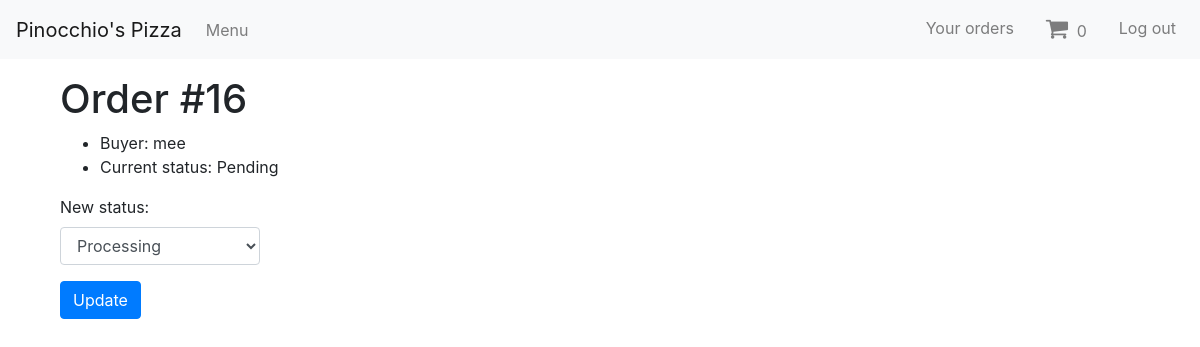
/order/16/status (signed in), run on an earlier commit of the app's database.
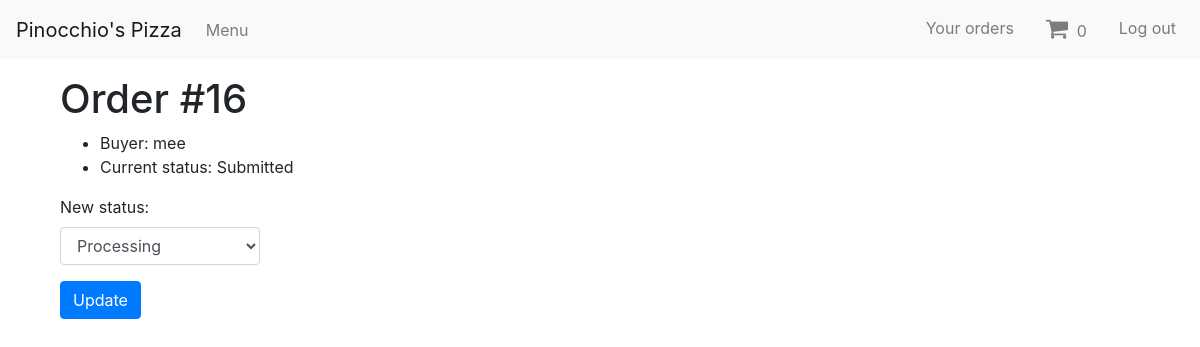
And on a later commit of the database.
### orders/models.py (models this page shows, shortened)
class Order(models.Model):
    created_by = models.ForeignKey(User, on_delete=models.SET_NULL, null=True, blank=True)
    time = models.DateTimeField(auto_now=True)
    status_choices = [
        ('p', 'Pending'),
        ('s', 'Submitted'),
        ('pr', 'Processing'),
        ('c', 'Completed'),
    ]
    status = models.CharField(choices=status_choices, max_length=2, blank=False, default='p')
    total_price = models.FloatField(null=True)
    class Meta:
        permissions = (("can_change_status", "Change order status"),)

### orders/views.py (the view)
# urls.py: path('order/<int:pk>/status', views.change_status_admin, name="change-order-status"),
@permission_required('orders.can_change_status')
def change_status_admin(request, pk):
    order_instance = get_object_or_404(Order, pk=pk)
    if request.method =='POST':
        form = OrderStatusForm(request.POST)
        if form.is_valid():
            order_instance.status = form.cleaned_data['status']
            order_instance.save()
            items = get_list_or_404(Item, order_id=order_instance.id)
            for item in items:
                item.status = form.cleaned_data['status']
                item.save()
            return HttpResponseRedirect(reverse('all-orders'))
    else:
        form = OrderStatusForm()
    cart_num = len(Item.objects.filter(created_by=request.user).filter(status__exact='p'))
    context = {
        'form': form,
        'order_instance': order_instance,
        'cart_num': cart_num,
    }
    return render(request, 'orders/change_order_status.html', context)

### orders/forms.py
class OrderStatusForm(ModelForm):
    class Meta:
        model = Order
        fields = ['status']

### orders/templates/orders/change_order_status.html (shortened to what this page needs)
{% extends "base_generic.html" %}
{% block main %}
<h1>Order #{{ order_instance.id }}</h1>
<ul>
    <li>Buyer: {{ order_instance.created_by }}</li>
    <li>Current status: <span id="current_status">{{ order_instance.get_status_display }}</span></li>
</ul>
    <form action="" method="post">
        <label for="id_status">New status:</label>
        <select class="form-control" name="status" id="id_status">
            {{ form.status.2 }}
        </select>
        <div class="py-3">
            <button class="btn btn-primary" type="submit">Update</button>
        </div>
    </form>
{% endblock %}

What changed in the data, as far as the page shows it:
changed Order "mee": status "Pending" → "Submitted"
